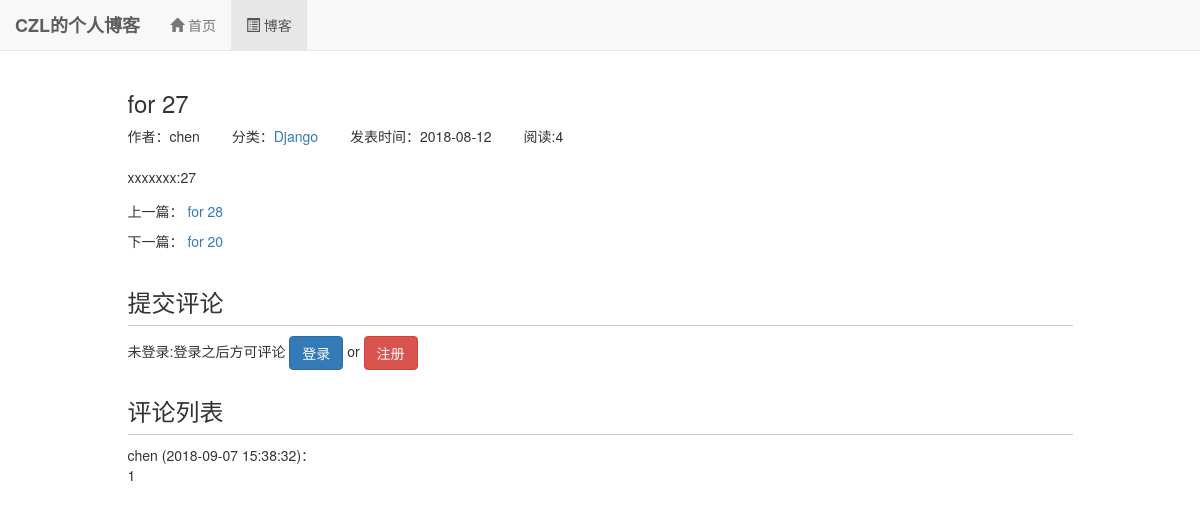
Screenshot of /blog/31 with the database file from the repository.
### blog/models.py (models this page shows, shortened)
class Blog(models.Model, ReadNumExpandMethod):
    title = models.CharField(max_length=50)
    blog_type = models.ForeignKey(BlogType, on_delete=models.DO_NOTHING)
    content = RichTextUploadingField()
    author = models.ForeignKey(User, on_delete=models.DO_NOTHING)
    read_details=GenericRelation(ReadDetail)
    created_time = models.DateTimeField(auto_now_add=True)
    last_updated_time = models.DateTimeField(auto_now=True)
    class Meta:
        ordering = ['-created_time']

class BlogType(models.Model):
    type_name = models.CharField(max_length=15)
    def __str__(self):
        return self.type_name

### read_statistics/models.py (models this page shows)
class ReadNum(models.Model):
    read_num = models.IntegerField(default=0)
    content_type = models.ForeignKey(ContentType, on_delete=models.DO_NOTHING)
    object_id = models.PositiveIntegerField()
    content_object = GenericForeignKey('content_type', 'object_id')

### comment/models.py (models this page shows)
class Comment(models.Model):
    content_type = models.ForeignKey(ContentType, on_delete=models.DO_NOTHING)
    object_id = models.PositiveIntegerField()
    content_object = GenericForeignKey('content_type', 'object_id')
    text=models.TextField()
    comment_time=models.DateTimeField(auto_now_add=True)
    user=models.ForeignKey(User,on_delete=models.DO_NOTHING)
    class Meta:
        ordering=['-comment_time']

### blog/views.py (the view)
# urls.py: path('<int:blog_pk>',views.blog_detail,name='blog_detail'),
def blog_detail(request, blog_pk):
    blog = get_object_or_404(Blog, pk=blog_pk)
    read_cookie_key = read_statistics_once_read(request, blog)
    blog_content_type=ContentType.objects.get_for_model(blog)
    comments=Comment.objects.filter(content_type=blog_content_type,object_id=blog.pk)
    context = {}
    context['previous_blog'] = Blog.objects.filter(created_time__gt=blog.created_time).last()
    context['next_blog'] = Blog.objects.filter(created_time__lt=blog.created_time).first()
    context['blog'] = blog
    context['comments'] = comments
    context['comment_form'] = CommentForm(initial={'content_type':blog_content_type.model,'object_id':blog_pk})
    response = render(request,'blog/blog_detail.html', context) # 响应
    response.set_cookie(read_cookie_key, 'true') # 阅读cookie标记
    return response

### read_statistics/models.py (called while the page is built)
    def get_read_num(self):
        try:
            ct = ContentType.objects.get_for_model(self)
            readnum = ReadNum.objects.get(content_type=ct, object_id=self.pk)
            return readnum.read_num
        except exceptions.ObjectDoesNotExist:
            return 0

### read_statistics/utils.py (called while the page is built)
def read_statistics_once_read(request, obj):
    ct = ContentType.objects.get_for_model(obj)
    key = "%s_%s_read" % (ct.model, obj.pk)
    if not request.COOKIES.get(key):
        readnum, created = ReadNum.objects.get_or_create(content_type=ct, object_id=obj.pk)
        readnum.read_num += 1
        readnum.save()
        date = timezone.now().date()
        readDetail, created = ReadDetail.objects.get_or_create(content_type=ct, object_id=obj.pk, date=date)
        readDetail.read_num += 1
        readDetail.save()
    return key

### blog/template/blog/blog_detail.html (shortened to what this page needs)
{% extends 'base.html' %}
{% block nav_blog_active %}active{% endblock %}
{% load staticfiles %}
{% block header_extends %}
    <link rel="stylesheet" href="{% static 'blog/blog.css' %}">
{% endblock %}
{% block context %}
    <div class="container">
        <div class="row" >
            <div class="col-xs-10 col-xs-offset-1">
                <h3>{{ blog.title }}</h3>
                <ul class="blog-info-description">
                     <li>作者：{{ blog.author }}</li>
                     <li>分类：<a href="{% url 'blogs_with_type' blog.blog_type.pk %}">{{ blog.blog_type }}</a></li>
                     <li>发表时间：{{ blog.created_time|date:"Y-m-d " }}</li>
                     <li>阅读:{{ blog.get_read_num }}</li>
                </ul>
            <div class="blog-content">{{ blog.content|safe }}</div>
                <div class="blog_more">
                    <p>上一篇：
                        {% if previous_blog %}
                            <a href="{% url 'blog_detail' previous_blog.pk %}">{{ previous_blog.title }}</a>
                        {% else %}
                            没有了
                        {% endif %}
                    </p>
                    <p>下一篇：
                        {% if next_blog %}
                            <a href="{% url 'blog_detail' next_blog.pk %}">{{ next_blog.title }}</a>
                        {% else %}
                            没有了
                        {% endif %}
                    </p>
                </div>
            </div>
        </div>
        <div class="row">
            <div class="col-xs-10 col-xs-offset-1">
                <div class="comment-area">
                    <h3 class="comment-area-title">提交评论</h3>
                    {% if  user.is_authenticated %}
                        <form id="comment_form" action="{% url 'update_comment' %}" method="POST" style="overflow: hidden">
                            <label >{{ user.username }}.欢迎评论~</label>
                            {% csrf_token %}
                            {{ comment_form }}
                            <input type="submit" value="评论" class="btn  btn-primary" style="float: right">
                        </form>
                    {% else %}
                        未登录:登录之后方可评论
                        <a class="btn btn-primary" href="{% url 'login' %}?from={{ request.get_full_path }}">登录</a>
                        <span>or</span>
                        <a class="btn btn-danger" href="{% url 'register' %}?from={{ request.get_full_path }}">注册</a>
                    {% endif %}
                </div>
                <div class="comment-area">
                    <h3 class="comment-area-title">评论列表</h3>
                    <div id="comment_list">
                        {% for comment in comments %}
                            <div>
                                {{ comment.user.username }}
                                ({{ comment.comment_time|date:"Y-m-d H:i:s" }})：
                                {{ comment.text|safe }}
                            </div>
                        {% empty %}
                            暂无评论
                        {% endfor %}
                    </div>
                </div>
            </div>
        </div>
    </div>
{% endblock %}

### static/base.css (style rules this page uses)
* { margin: 0; padding : 0; }
body { margin-top: 70px!important; }
ul { list-style-type: none!important; }

### blog/static/blog/blog.css (style rules this page uses)
ul.blog-info-description { list-style-type: none; margin-bottom: 1.5em; }
ul.blog-info-description li { display: inline-block; margin-right: 2em; }
div.blog_more { margin-top: 1em; }
div.comment-area { margin-top: 2em; }
h3.comment-area-title { border-bottom: 1px solid #ccc; padding-bottom: 0.4em; }

### rows the page displays
Blog: title "for 27", author "chen", blog_type "Django", created_time "2018-08-12", get_read_num "4", content "xxxxxxx:27"
Blog: title "for 28"
Blog: title "for 20"
Comment: user.username "chen", comment_time "2018-09-07 15:38:32", text "1"
